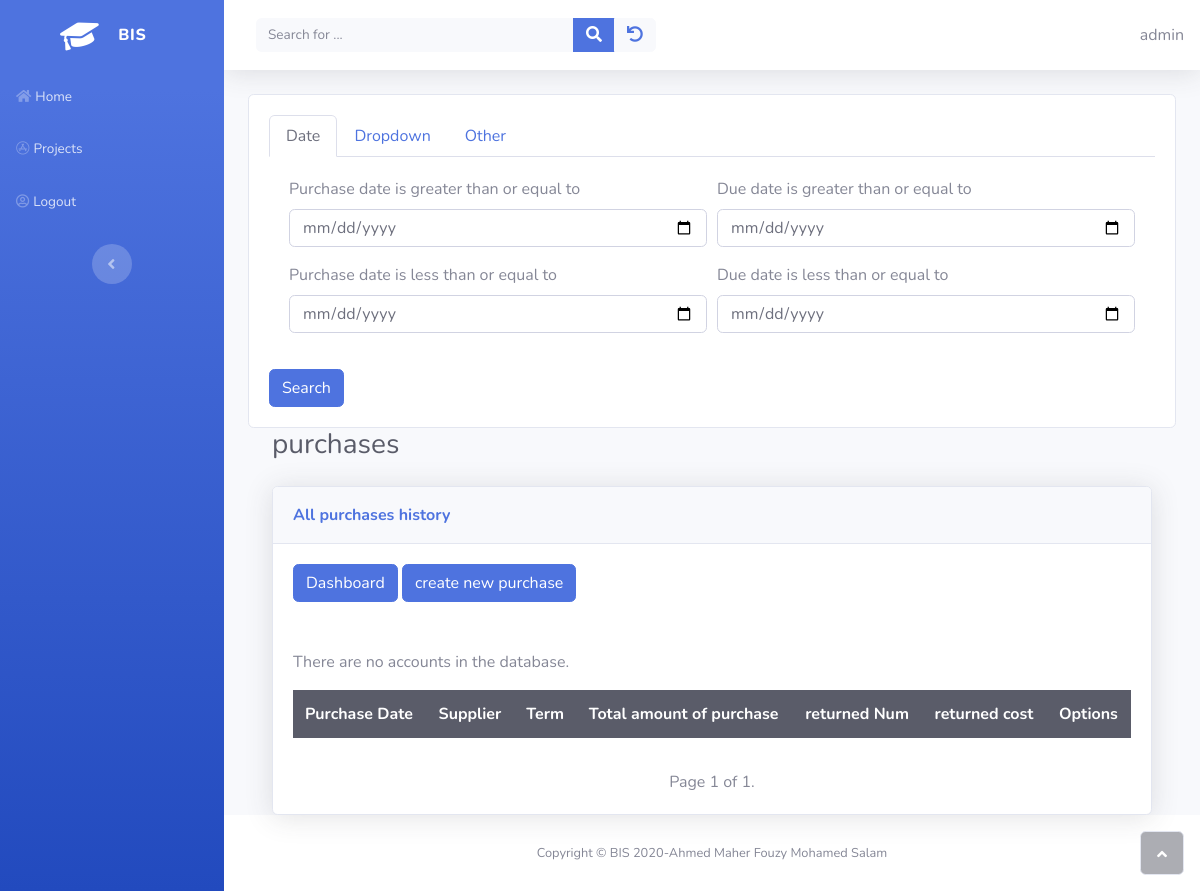
The app's page /inventory/list_purchase (signed in), older data.
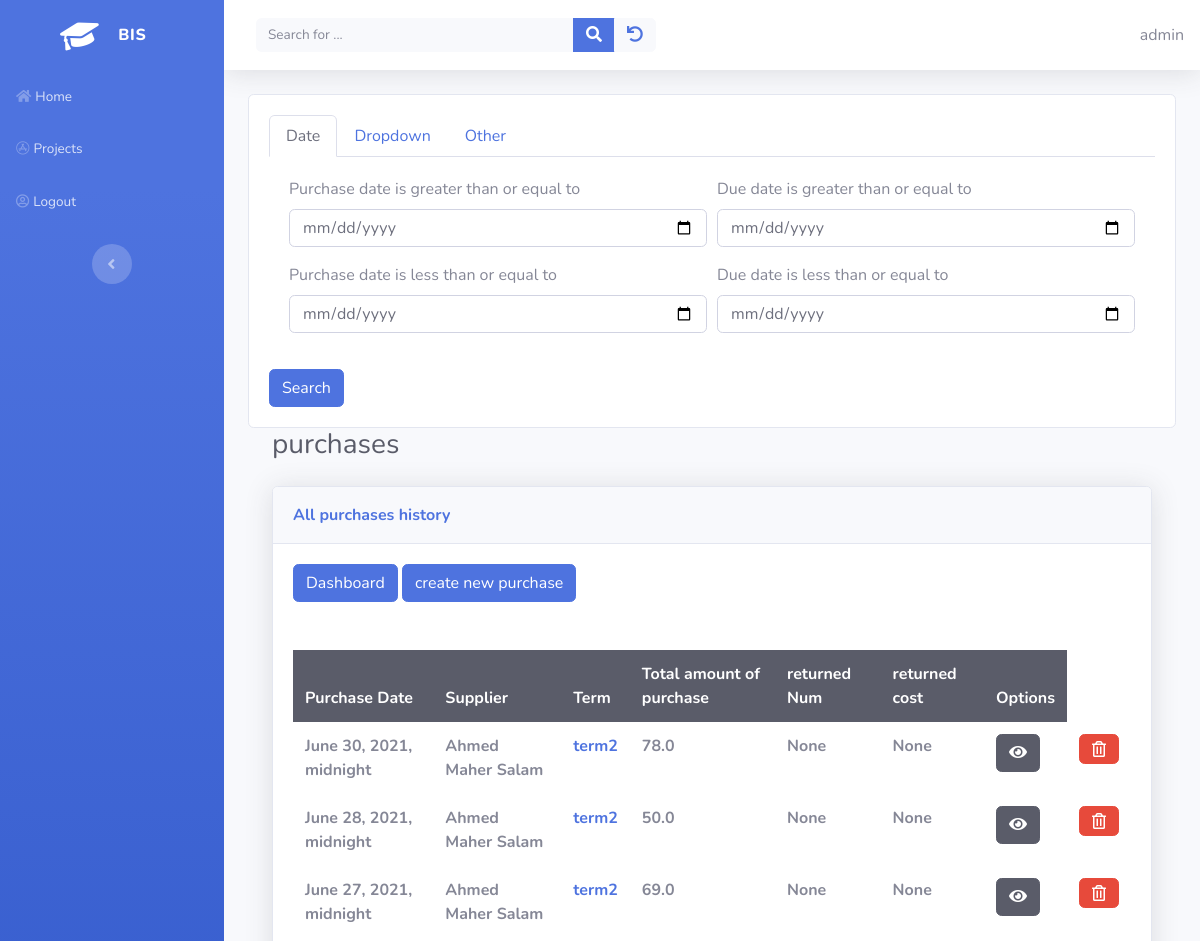
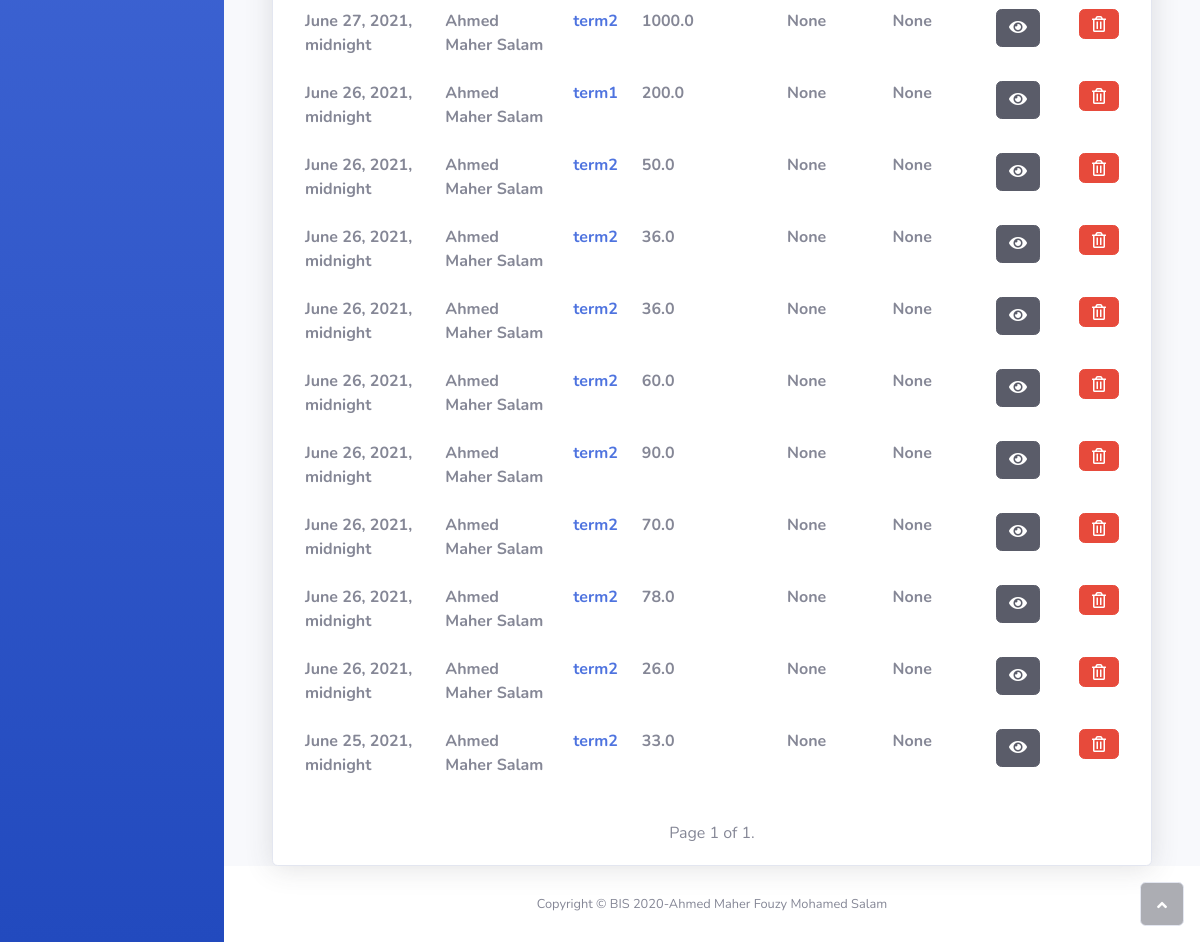
The same page, newer data (2 pictures, top to bottom).
### inventory/models.py (models this page shows, shortened)
class PurchaseInventory(models.Model):
    class Status(models.IntegerChoices):
        UNPAID = 0 , _("UNPAID")
        PAID = 1 , _("PAID")
    status = models.IntegerField(choices=Status.choices)
    owner = models.ForeignKey(get_user_model(), on_delete=models.CASCADE)
    purchase_date = models.DateTimeField()
    due_date = models.DateField(
        help_text="optional if you want to specify it by yourself",
        null = True ,
        blank = True,
    )
    supplier = models.ForeignKey(Supplier, on_delete=models.CASCADE)
    term = models.ForeignKey(PaymentSalesTerm, on_delete=models.CASCADE)
    frieght_in = models.FloatField(default=0)
    num_returend = models.IntegerField(blank=True, null=True)
    cost_returned =  models.FloatField(blank=True, null=True)
    total_purchases = models.FloatField(blank=True, null=True)
    net_purchases = models.FloatField(blank=True, null=True)
    total_amount_paid = models.FloatField(blank=True, null=True)
    objects = models.Manager() # the default_managers
    purchases = PurchaseManager()

class PaymentSalesTerm(models.Model):
    class Term(models.IntegerChoices):
        CASH = 0 , _("Pay CASH")
        ON_DEMAND = 1 , _("Cash On Demand")
        DAYS = 2, _("Due in number of days")
        END_OF_MONTH = 3,_("Due at the end of month")
        NEXT_MONTH = 4,_("Due on the next Month")
        OTHER = 5, _("let me specify the due date DD-MM-YYY")
    owner = models.ForeignKey(get_user_model(), on_delete=models.CASCADE)
    config = models.CharField(
        max_length=100,
        help_text="Specify name for this setting"
        )
    terms = models.IntegerField(choices=Term.choices , default=Term.CASH , blank=False)
    num_of_days_due = models.PositiveSmallIntegerField(
        help_text="in case of you want to specify number of days due"
    )
    discount_in_days = models.PositiveSmallIntegerField(
        validators=[MaxValueValidator(32)] ,
        null = True,
        blank = True
    )
    discount_percentage = models.FloatField(
        help_text="Enter discount like this 5%>>will be  5 not 0.05",
    )
    cash_account =  models.ForeignKey('sole_proprietorship.Accounts',on_delete=models.CASCADE , related_name='payment_sales_term_cash_account')
    accounts_payable =models.ForeignKey('sole_proprietorship.Accounts',on_delete=models.CASCADE , related_name='payment_sales_term_accounts_payable_account')
    freight_in_account = models.ForeignKey('sole_proprietorship.Accounts',
                                    on_delete=models.CASCADE,
                                    related_name='freight_in_account',
                                    null=True,
                                    blank=True,
                                    help_text='choose A/p or Cash to determine if you paid this cost cash or not')
    def __str__(self):
        return self.config

### suppliers/models.py (models this page shows)
class Supplier(models.Model):
    owner = models.ForeignKey(get_user_model(), on_delete=models.CASCADE)
    first_name  = models.CharField(max_length=50)
    last_name   = models.CharField(max_length=50)
    middle_name = models.CharField(max_length=50 , blank=True , null=False , default=" ")
    @property
    def full_name(self):
        return '%s %s %s' % (self.first_name, self.middle_name , self.last_name)
    def __str__(self):
        return self.full_name

### inventory/views.py (the view)
# urls.py: path('list_purchase' , views.ListPurchaseInventoryView.as_view() , name="list_purchase") ,
class ListPurchaseInventoryView(LoginRequiredMixin, FilterView):
    model = PurchaseInventory
    template_name = "inventory/purchase_list.html"
    paginate_by = 30
    ordering = ["-purchase_date"]
    filterset_class = PurchaseFilter
    helper = PurchaseFilterHelper()
    def get_queryset(self):
        qs = super().get_queryset().filter(owner=self.request.user).all()
        print('query', qs.query)
        return qs
    def get_context_data(self, **kwargs):
        ctx = super().get_context_data(**kwargs)
        ctx['helper'] = self.helper
        return ctx

### inventory/templates/inventory/purchase_list.html (shortened to what this page needs)
{% extends "home/base.html" %}
{% load static %}
{% block content %}
{% include 'home/filter_form.html' %}
   <div class="container-fluid">
    <h3 class="text-dark mb-4">purchases</h3>
    <div class="card shadow">
        <div class="card-header py-3">
            <p class="text-primary m-0 font-weight-bold">All purchases history</p>
        </div>
        <div class="card-body">
            <a href="{% url 'inventory:purchases_dashboard' %}">
              <button class="btn btn-primary">Dashboard</button>
            </a>
            <a href="{% url 'inventory:create_purchase' %}">
                <button class="btn btn-primary">create new purchase</button>
            </a>
        </div>
        <div class="card-body">
            <div class="table-responsive table mt-2" id="dataTable" role="grid" aria-describedby="dataTable_info">
                <table class="table table-hover table-borderless" id="mydataTable">
                    <thead class="table-dark">
                        <tr>
                            <th>Purchase Date</th>
                            <th>Supplier</th>
                            <th>Term</th>
                            <th>Total amount of purchase</th>
                            <th>returned Num</th>
                            <th>returned cost</th>
                            <th>Options</th>
                        </tr>
                    </thead>
                    <tbody>
                            {% if purchaseinventory_list %}
                            {% for purchase in purchaseinventory_list %}
                            <tr>
                                <td><strong>{{ purchase.purchase_date }}</strong></td>
                                <td><strong>{{ purchase.supplier}}</strong></td>
                                <td>
                                    <strong>
                                        <a href="{% url "inventory:list_term"%}" target="blank">{{ purchase.term}}</a>
                                    </strong>
                                </td>
                                <td><strong>{{ purchase.total_purchases }}</strong></td>
                                <td><strong>{{ purchase.num_returend }}</strong></td>
                                <td><strong>{{ purchase.cost_returned }}</strong></td>
                                <td><a href="{% url "inventory:detail_purchase" purchase.pk %}" target="_blank"><button class="btn btn-dark" type="button"><i class="fa fa-eye"></i></button></a></td>
                                <td>
                                    <a href="{% url 'inventory:delete_purchase' purchase.id %}">
                                        <button type="button" class="btn btn-danger"><i class="far fa-trash-alt d-xl-flex justify-content-xl-center align-items-xl-center"></i></button>
                                    </a>
                                </td>
                            </tr>
                            {% endfor %}
                          {% else %}
                            <p>There are no accounts in the database.</p>
                          {% endif %}
                    </tbody>
                </table>
            </div>
            {% load sole_proprietorship_extras %}
            {% include 'home/pagination.html' %}
        </div>
    </div>
{% endblock %}

Row changes from the older to the newer data that the page shows:
added PurchaseInventory: purchase_date "June 30, 2021, midnight", supplier "Ahmed Maher Salam", term "term2", total_purchases "78.0", num_returend "None", cost_returned "None"
added PurchaseInventory: purchase_date "June 28, 2021, midnight", supplier "Ahmed Maher Salam", term "term2", total_purchases "50.0", num_returend "None", cost_returned "None"
added PurchaseInventory: purchase_date "June 27, 2021, midnight", supplier "Ahmed Maher Salam", term "term2", total_purchases "69.0", num_returend "None", cost_returned "None"
added PurchaseInventory: purchase_date "June 27, 2021, midnight", supplier "Ahmed Maher Salam", term "term2", total_purchases "1000.0", num_returend "None", cost_returned "None"
added PurchaseInventory: purchase_date "June 26, 2021, midnight", supplier "Ahmed Maher Salam", term "term1", total_purchases "200.0", num_returend "None", cost_returned "None"
added PurchaseInventory: purchase_date "June 26, 2021, midnight", supplier "Ahmed Maher Salam", term "term2", total_purchases "50.0", num_returend "None", cost_returned "None"
added PurchaseInventory: purchase_date "June 26, 2021, midnight", supplier "Ahmed Maher Salam", term "term2", total_purchases "36.0", num_returend "None", cost_returned "None"
added PurchaseInventory: purchase_date "June 26, 2021, midnight", supplier "Ahmed Maher Salam", term "term2", total_purchases "36.0", num_returend "None", cost_returned "None"
added PurchaseInventory: purchase_date "June 26, 2021, midnight", supplier "Ahmed Maher Salam", term "term2", total_purchases "60.0", num_returend "None", cost_returned "None"
added PurchaseInventory: purchase_date "June 26, 2021, midnight", supplier "Ahmed Maher Salam", term "term2", total_purchases "90.0", num_returend "None", cost_returned "None"
added PurchaseInventory: purchase_date "June 26, 2021, midnight", supplier "Ahmed Maher Salam", term "term2", total_purchases "70.0", num_returend "None", cost_returned "None"
added PurchaseInventory: purchase_date "June 26, 2021, midnight", supplier "Ahmed Maher Salam", term "term2", total_purchases "78.0", num_returend "None", cost_returned "None"
added PurchaseInventory: purchase_date "June 26, 2021, midnight", supplier "Ahmed Maher Salam", term "term2", total_purchases "26.0", num_returend "None", cost_returned "None"
added PurchaseInventory: purchase_date "June 25, 2021, midnight", supplier "Ahmed Maher Salam", term "term2", total_purchases "33.0", num_returend "None", cost_returned "None"
Text that changed along with them:
text no longer shown: "There are no accounts in the database."
